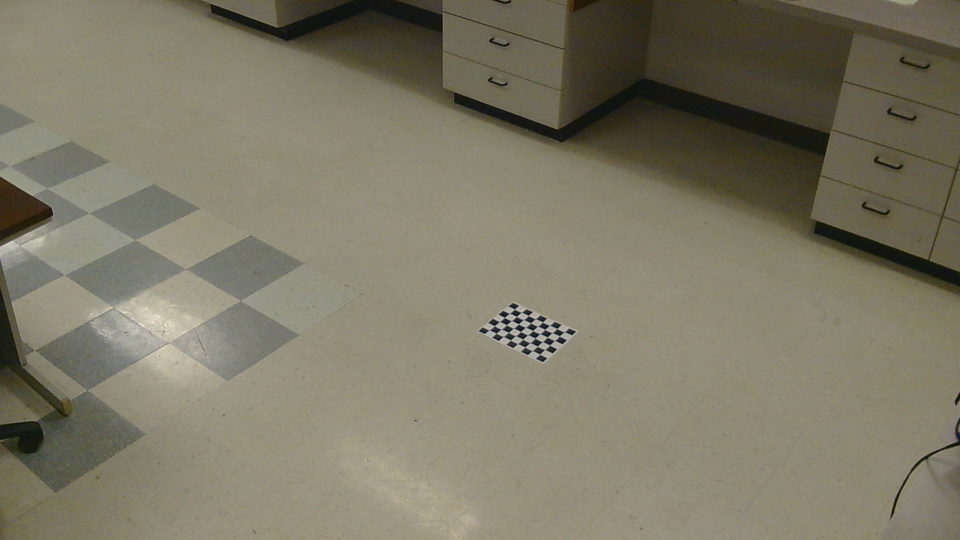
#> input picture Perimeter/floor_reference.jpg, 1920 x 1080 px (shown at 1/2 size)
$ python -i blue_tape_perimeter.py   (imports and definitions only)
#> lines starting #> are read from the running program, lines starting #| are printed output that depends on the picture; after the words box and inside, x2 and y2 are one past the last pixel; in counts of white or black regions, pixels touching at a corner belong together
#> further down, picture is the input picture: shape (1080, 1920, 3); mean B, G, R 101.8, 120.7, 125.2
import cv2
import numpy as np
import matplotlib.pyplot as plt
import os

# Load camera calibration data
# [1 line that did not run here, left out]
# [1 line that did not run here, left out]

# Define blue color range in HSV
LOWER_BLUE = np.array([83, 0, 83])
UPPER_BLUE = np.array([149, 255, 255])

height = 720
width = 1280

# ArUco dictionary and marker size (in meters)
ARUCO_DICT = cv2.aruco.getPredefinedDictionary(cv2.aruco.DICT_4X4_50)
MARKER_LENGTH = 0.05  # 5 cm

def detect_blue_tape(frame):
    # brighten = cv2.convertScaleAbs(frame, alpha=1.2, beta=30)
    blur = cv2.blur(frame, (5,5))
    hsv = cv2.cvtColor(blur, cv2.COLOR_BGR2HSV)
#> hsv: shape (1080, 1920, 3); mean H, S, V 25.4, 52.6, 125.4
    mask = cv2.inRange(hsv, LOWER_BLUE, UPPER_BLUE)
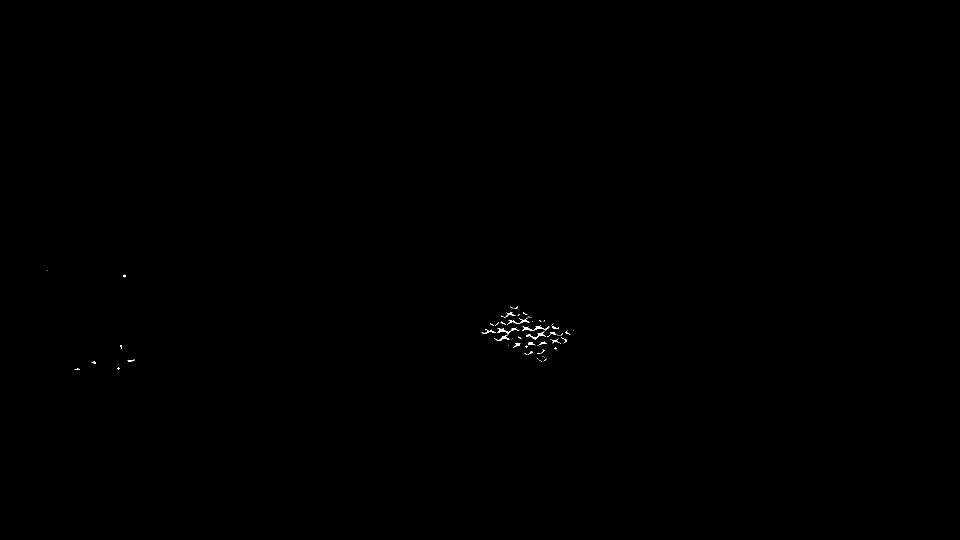
#> mask: shape (1080, 1920) (shown at 1/2 size); 0.08% white in thin lines or dots, all inside (x1, y1, x2, y2) = (94, 541, 1147, 740)
    kernel = np.ones((5, 5), np.uint8)
    mask = cv2.morphologyEx(mask, cv2.MORPH_OPEN, kernel)
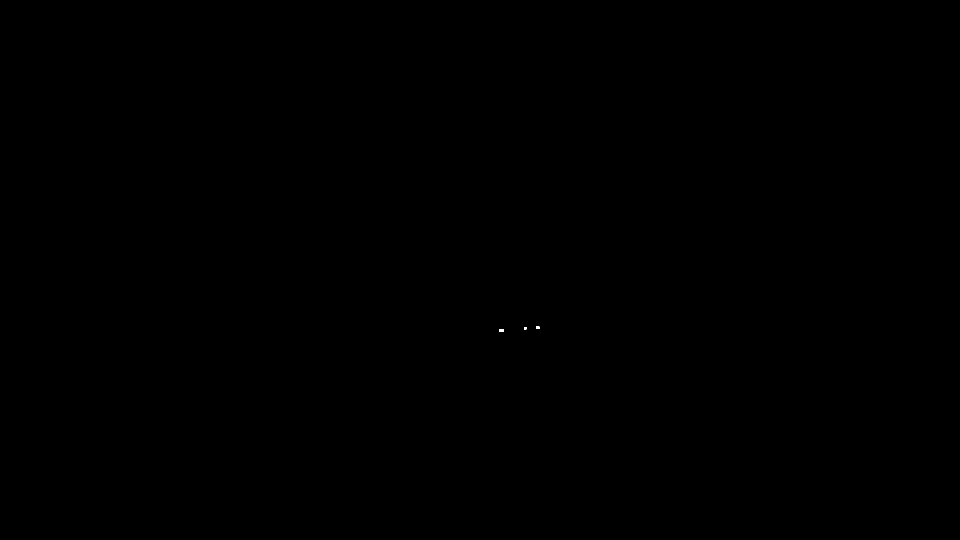
#> mask: shape (1080, 1920) (shown at 1/2 size); 0.01% white; 3 white regions
    mask = cv2.morphologyEx(mask, cv2.MORPH_CLOSE, kernel)
    contours, _ = cv2.findContours(mask, cv2.RETR_EXTERNAL, cv2.CHAIN_APPROX_SIMPLE)
#> contours = 3 contours, 1 with area under 20; largest, box (x1, y1, x2, y2) and area: (999, 658, 1008, 664) 36, (1072, 653, 1079, 658) 24
    return contours, mask

# [242 lines left out: functions compute_real_world_length, contour_to_world_segments, save_segments_to_pgm, main_single_image, not called in this run]

# Replace the previous main entry with a single-image call
# [5 lines not run here, left out]

>>> import cv2
>>> picture = cv2.imread('floor_reference.jpg')
>>> result = detect_blue_tape(picture)
